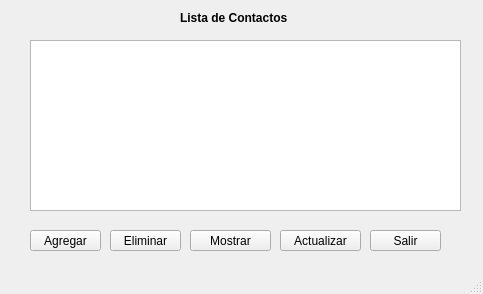
<?xml version="1.0" encoding="UTF-8"?>
<ui version="4.0">
 <class>MainWindow</class>
 <widget class="QMainWindow" name="MainWindow">
  <property name="geometry">
   <rect>
    <x>0</x>
    <y>0</y>
    <width>483</width>
    <height>294</height>
   </rect>
  </property>
  <property name="windowTitle">
   <string>MainWindow</string>
  </property>
  <widget class="QWidget" name="centralwidget">
   <widget class="QPushButton" name="BtnEliminar">
    <property name="geometry">
     <rect>
      <x>110</x>
      <y>230</y>
      <width>71</width>
      <height>21</height>
     </rect>
    </property>
    <property name="text">
     <string>Eliminar</string>
    </property>
   </widget>
   <widget class="QPushButton" name="BtnActualizar">
    <property name="geometry">
     <rect>
      <x>280</x>
      <y>230</y>
      <width>81</width>
      <height>21</height>
     </rect>
    </property>
    <property name="text">
     <string>Actualizar</string>
    </property>
   </widget>
   <widget class="QPushButton" name="BtnMostrar">
    <property name="geometry">
     <rect>
      <x>190</x>
      <y>230</y>
      <width>81</width>
      <height>21</height>
     </rect>
    </property>
    <property name="text">
     <string>Mostrar</string>
    </property>
   </widget>
   <widget class="QTableWidget" name="lista_contactos">
    <property name="geometry">
     <rect>
      <x>30</x>
      <y>40</y>
      <width>431</width>
      <height>171</height>
     </rect>
    </property>
   </widget>
   <widget class="QPushButton" name="BtnAgregar">
    <property name="geometry">
     <rect>
      <x>30</x>
      <y>230</y>
      <width>71</width>
      <height>21</height>
     </rect>
    </property>
    <property name="text">
     <string>Agregar</string>
    </property>
   </widget>
   <widget class="QPushButton" name="BtnSalir">
    <property name="geometry">
     <rect>
      <x>370</x>
      <y>230</y>
      <width>71</width>
      <height>21</height>
     </rect>
    </property>
    <property name="text">
     <string>Salir</string>
    </property>
   </widget>
   <widget class="QLabel" name="label">
    <property name="geometry">
     <rect>
      <x>180</x>
      <y>10</y>
      <width>111</width>
      <height>16</height>
     </rect>
    </property>
    <property name="text">
     <string>&lt;html&gt;&lt;head/&gt;&lt;body&gt;&lt;p&gt;&lt;span style=&quot; font-weight:700;&quot;&gt;Lista de Contactos&lt;/span&gt;&lt;/p&gt;&lt;/body&gt;&lt;/html&gt;</string>
    </property>
   </widget>
  </widget>
  <widget class="QMenuBar" name="menubar">
   <property name="geometry">
    <rect>
     <x>0</x>
     <y>0</y>
     <width>483</width>
     <height>21</height>
    </rect>
   </property>
  </widget>
  <widget class="QStatusBar" name="statusbar"/>
 </widget>
 <resources/>
 <connections/>
</ui>
